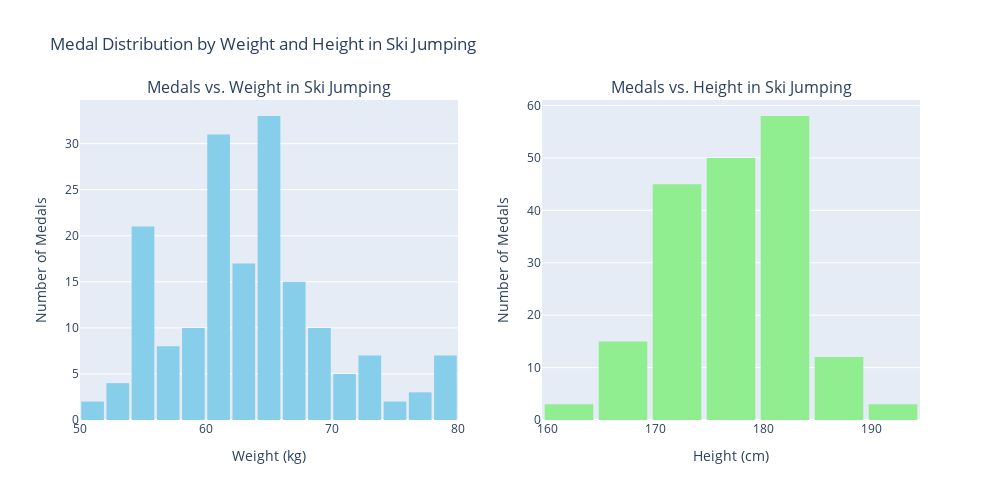

Notebook code for this chart:
### Code cell
fig, df_filtered = Functions.medal_distribution_weight_height(olympics, sport = "Ski Jumping")
fig.show()

### Figure 1 — Plotly figure (JSON) as saved in the notebook; plotly's stock layout.template omitted (floating-point values rounded to 4 significant figures; data arrays with more than 128 entries replaced by an {"elided": "..."} marker saying what was removed)
{"data": [{"marker": {"color": "skyblue"}, "nbinsx": 15, "type": "histogram", "x": {"elided": "207 float values"}, "xaxis": "x", "yaxis": "y"}, {"marker": {"color": "lightgreen"}, "nbinsx": 15, "type": "histogram", "x": {"elided": "207 float values"}, "xaxis": "x2", "yaxis": "y2"}], "layout": {"annotations": [{"font": {"size": 16}, "showarrow": false, "text": "Medals vs. Weight in Ski Jumping", "x": 0.225, "xanchor": "center", "xref": "paper", "y": 1, "yanchor": "bottom", "yref": "paper"}, {"font": {"size": 16}, "showarrow": false, "text": "Medals vs. Height in Ski Jumping", "x": 0.775, "xanchor": "center", "xref": "paper", "y": 1, "yanchor": "bottom", "yref": "paper"}], "bargap": 0.1, "height": 500, "showlegend": false, "title": {"text": "Medal Distribution by Weight and Height in Ski Jumping"}, "width": 1000, "xaxis": {"anchor": "y", "domain": [0, 0.45], "title": {"text": "Weight (kg)"}}, "xaxis2": {"anchor": "y2", "domain": [0.55, 1], "title": {"text": "Height (cm)"}}, "yaxis": {"anchor": "x", "domain": [0, 1], "title": {"text": "Number of Medals"}}, "yaxis2": {"anchor": "x2", "domain": [0, 1], "title": {"text": "Number of Medals"}}}}
